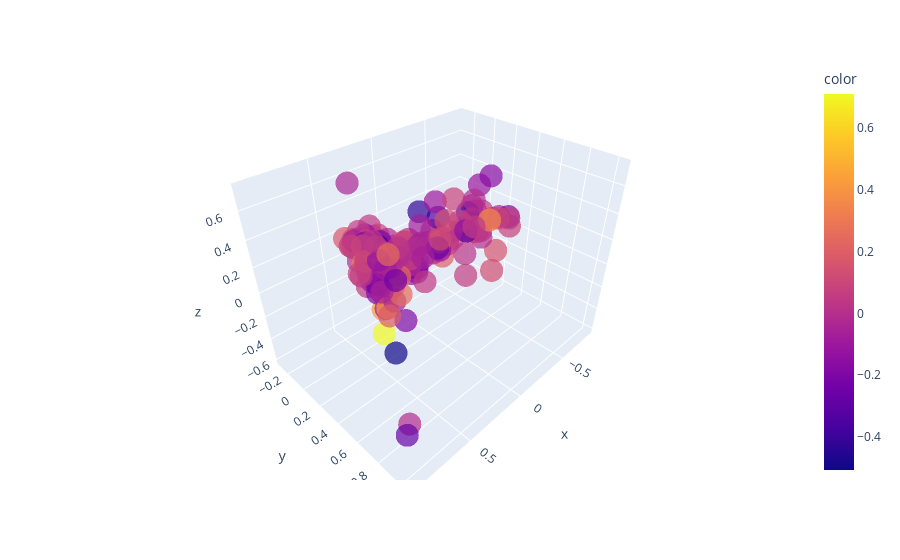

This figure's notebook cell:
### Markdown cell above
3D PCA

### Code cell
fig = px.scatter_3d(x=df.PC1, y=df.PC2, z=df.PC3, opacity=0.7, color=df.PC4)
fig.update_traces(mode="markers", hovertemplate=countries)
fig.show()

### Figure 1 — Plotly figure (JSON) as saved in the notebook; plotly's stock layout.template omitted (floating-point values rounded to 4 significant figures; data arrays with more than 128 entries replaced by an {"elided": "..."} marker saying what was removed)
{"data": [{"hovertemplate": {"elided": "167 str values"}, "legendgroup": "", "marker": {"color": {"elided": "167 float values"}, "coloraxis": "coloraxis", "opacity": 0.7, "symbol": "circle"}, "mode": "markers", "name": "", "scene": "scene", "showlegend": false, "type": "scatter3d", "x": {"elided": "167 float values"}, "y": {"elided": "167 float values"}, "z": {"elided": "167 float values"}}], "layout": {"coloraxis": {"colorbar": {"title": {"text": "color"}}, "colorscale": [[0, "#0d0887"], [0.1111, "#46039f"], [0.2222, "#7201a8"], [0.3333, "#9c179e"], [0.4444, "#bd3786"], [0.5556, "#d8576b"], [0.6667, "#ed7953"], [0.7778, "#fb9f3a"], [0.8889, "#fdca26"], [1, "#f0f921"]]}, "legend": {"tracegroupgap": 0}, "margin": {"t": 60}, "scene": {"domain": {"x": [0, 1], "y": [0, 1]}, "xaxis": {"title": {"text": "x"}}, "yaxis": {"title": {"text": "y"}}, "zaxis": {"title": {"text": "z"}}}}}
